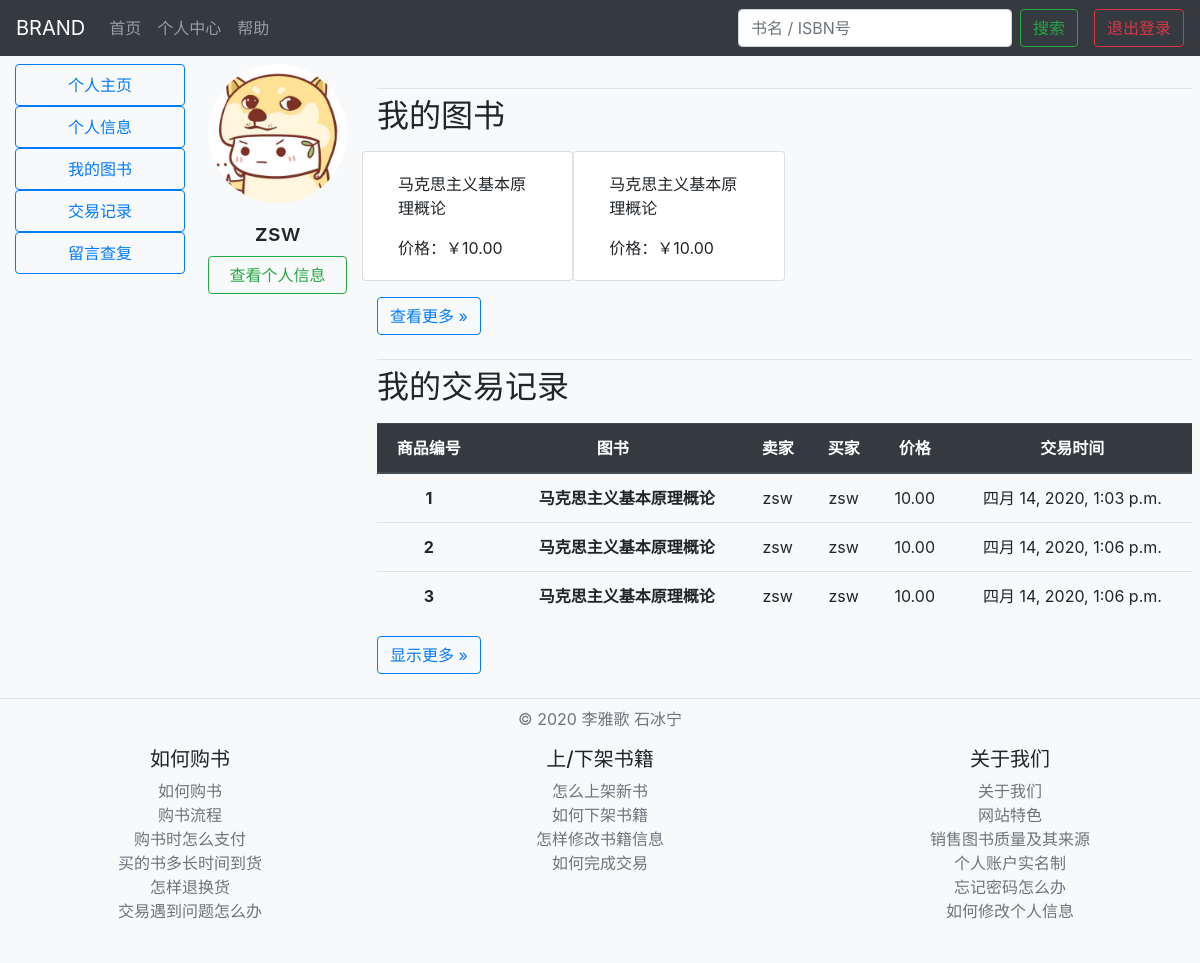
/center/11 (signed in), run on an earlier commit of the app's database.
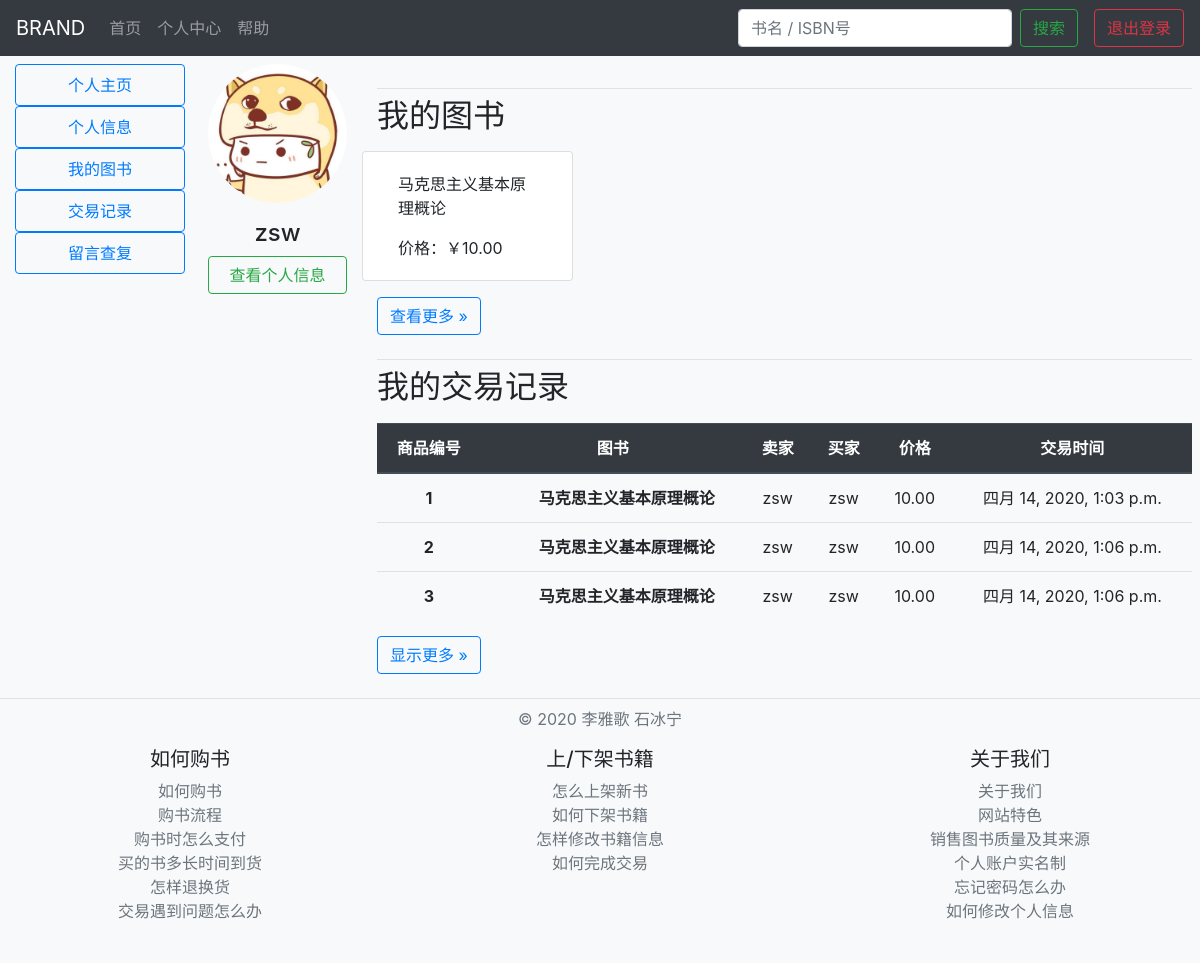
And on a later commit of the database.
### goods/models.py (models this page shows)
class Goods(models.Model):
    type = ((1, "上架中"), (2, "待处理"), (3, "已下架") )
    book = models.ForeignKey('Book', on_delete=models.CASCADE)
    merchant = models.ForeignKey(User, on_delete=models.DO_NOTHING)
    price = models.DecimalField(max_digits=19, decimal_places=2)
    description = models.TextField(blank=False)
    picture_1 = models.ImageField(upload_to='goods_images', blank=False)
    picture_2 = models.ImageField(upload_to='goods_images', blank=True)
    status = models.IntegerField(choices=type)

class Book(models.Model):
    status = ((1, "上架中"), (2, "待处理"), (3, "已下架"))
    book_status = models.IntegerField(choices=status, default=2)
    book_type = models.ForeignKey(BookType, on_delete=models.DO_NOTHING)
    full_title = models.CharField(max_length=255)
    ISBN_num = models.CharField(max_length=13, unique=True)
    publisher = models.CharField(max_length=255)
    authors = models.CharField(max_length=255)
    picture = models.ImageField(upload_to='books_images')
    original_price = models.DecimalField(max_digits=19, decimal_places=2)
    sale_volume = models.IntegerField(default=0)

### center/models.py (models this page shows)
class TransRecord(models.Model):
    seller = models.ForeignKey(User, on_delete=models.CASCADE, default='')
    buyer = models.ForeignKey(User, on_delete=models.CASCADE, related_name='buyer')
    goods = models.ForeignKey(Book, on_delete=models.CASCADE)
    order_time = models.DateTimeField(auto_now_add=True)
    price = models.DecimalField(max_digits=19, decimal_places=2, default=0)

### center/views.py (the view)
# urls.py: path('<int:user_id>', PersonalCenterView.as_view(), name="personal_center"),
class PersonalCenterView(TemplateView):
    template_name = "center.html"
    def get(self, request, *args, **kwargs):
        context = super().get_context_data(**kwargs)
        user_id = context['user_id']
        if request.user.is_authenticated and request.user.pk == user_id:
            my_account = get_object_or_404(Account, user=request.user)
            context['my_goods'] = Goods.objects.filter(merchant=user_id)[:3]
            context['trans_records'] = TransRecord.objects.filter(Q(seller=request.user) | Q(buyer=request.user))[:3]
            context['my_account'] = my_account
            return self.render_to_response(context)
        else:
            return redirect('/')

### center/templates/center.html (shortened to what this page needs)
{% extends 'homepage.html' %}
{% block sidebar %}
<nav class="col-md-2 d-none d-md-block bg-light sidebar">
  <div class="sidebar-sticky">
    <ul class="nav flex-column">
      <li class="nav-item">
        <a class="nav-link btn btn-outline-primary" role="button" href="{% url 'personal_center' user.pk %}">
          个人主页
        </a>
      </li>
      <li class="nav-item">
        <a class="nav-link btn btn-outline-primary" role="button" href="{% url 'personal_info' user.pk %}">
          个人信息
        </a>
      </li>
      <li class="nav-item">
        <a class="nav-link btn btn-outline-primary" role="button" href="{% url 'my_book' user.pk %}">
          我的图书
        </a>
      </li>
      <li class="nav-item">
        <a class="nav-link btn btn-outline-primary" role="button" href="{% url 'trans_info' user.pk %}">
          交易记录
        </a>
      </li>
      <li class="nav-item">
        <a class="nav-link btn btn-outline-primary" role="button" href="{% url 'my_comment' user.pk %}">
          留言查复
        </a>
      </li>
    </ul>
  </div>
</nav>
{% endblock %}
{% block mainbody %}
<main role="main" class="col-md-10 ml-sm-auto px-2">
  <div class="row">
    <div class="col-md-2">
      <img src="{% static 'image/sample_portrait001.jpg' %}" class="portrait-cycle" width="100%">
      <p class="text-center h4 mt-3">{{ my_account.user.username }}</p>
      <a class="btn btn-outline-success btn-block" role="button" href="{% url 'personal_info' user.pk %}">查看个人信息</a>
    </div>
    <div class="col">
      <h2 class="border-top mt-4 pt-2">我的图书</h2>
      {% if my_goods %}
      <div class="row my-3">
	      {% for my_good in my_goods %}
        <div class="card col-md-3">
          <div class="card-body">
            <p class="card-text">{{ my_good.book.full_title }}</p>
            <p class="card-text">价格：￥{{ my_good.price }}</p>
          </div>
        </div>
        {% endfor %}
      </div>
      <a class="btn btn-outline-primary" href="{% url 'my_book' user.pk %}">查看更多 &raquo;</a>
      {% else %}
      <p class="alert alert-warning text-center my-3">{{ user.username }}，您暂无书本上架</p>
      {% endif %}
      <h2 class="border-top mt-4 pt-2">我的交易记录</h2>
      {% if trans_records %}
      <table class="table text-center my-3">
        <thead class="thead-dark">
          <tr>
            <th scope="col">商品编号</th>
            <th scope="col" colspan="2">图书</th>
            <th scope="col">卖家</th>
            <th scope="col">买家</th>
            <th scope="col">价格</th>
            <th scope="col">交易时间</th>
          </tr>
        </thead>
        <tbody>
          {% for trans_record in trans_records %}
          <tr>
            <td><strong>{{ forloop.counter }}</strong></td>
            <td>
            </td>
            <td><strong>{{ trans_record.goods.full_title }}</strong></td>
            <td>{{ trans_record.seller.username }}</td>
            <td>{{ trans_record.buyer.username }}</td>
            <td>{{ trans_record.price }}</td>
            <td>{{ trans_record.order_time }}</td>
          </tr>
          {% endfor %}
        </tbody>
      </table>
      <a class="btn btn-outline-primary" href="{% url 'trans_info' user.pk %}">显示更多 &raquo;</a>
      {% else %}
      <p class="alert alert-warning text-center my-3">{{ user.username }}，您还没有已完成的交易</p>
      {% endif %}
    </div>
  </div>
</main>
{% endblock %}

What changed in the data, as far as the page shows it:
removed Goods: book.full_title "马克思主义基本原理概论", price "10.00"
